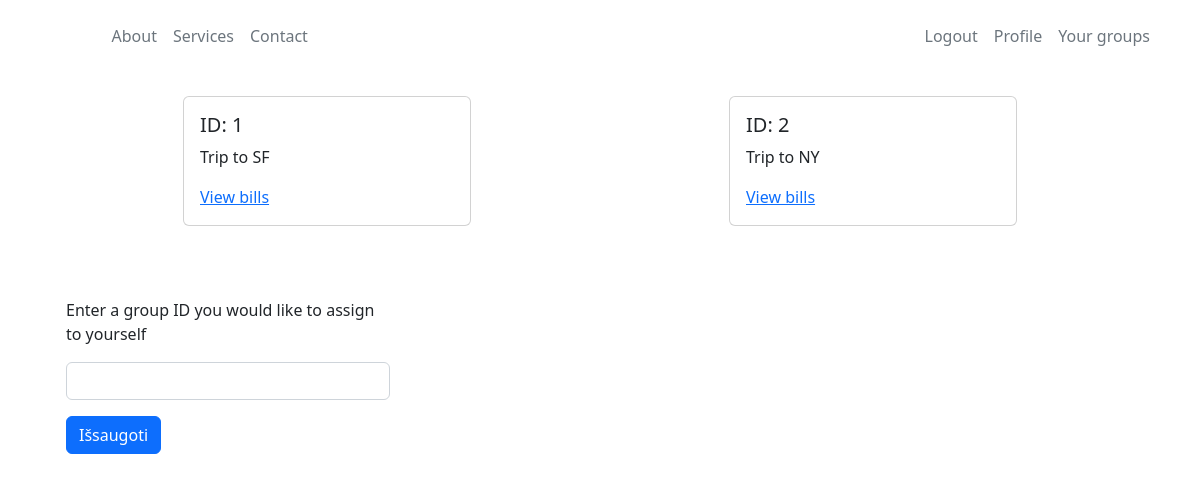
/groups (signed in), run on the app's committed database.
### app/models/Groups.py (models this page shows, shortened)
class Groups(db.Model):
    id = db.Column(db.Integer, primary_key=True)
    name = db.Column(db.String(255), nullable=False)

### app/views.py (the view)
@app.route("/groups", methods=["GET", "POST"])
@login_required
def groups():
    groups = (
        db.session.query(Groups)
        .join(UserGroup)
        .filter(UserGroup.user_id == current_user.id)
    )
    form = UserGroupForm(request.form)
    if request.method == "POST" and form.validate():
        user_group = UserGroup(group_id=form.group_id.data, user_id=current_user.id)
        db.session.add(user_group)
        db.session.commit()
        flash("Group assigned successfully")
    return render_template("groups.html", groups=groups, form=form)

### app/forms.py
class UserGroupForm(FlaskForm):
    group_id = StringField("Group ID", [DataRequired(), Length(max=99)])

### app/views.py (called while the page is built)
@login_manager.user_loader
def load_user(user_id):
    return User.query.get(user_id)

### app/templates/groups.html (shortened to what this page needs)
{% extends 'base.html' %}
{% block main %}
    <div class="container d-flex col-12 justify-content-around flex-wrap">
  {% for group in groups %}
  <div class="card mb-5" style="width: 18rem;">
    <div class="card-body">
      <h5 class="card-title font-weight-bold">ID: {{ group.id }}</h5>
      <p class="card-text">{{ group.name }}</p>
      <a href="{{ url_for('group', group_id=group.id) }}" class="card-link">View bills</a>
    </div>
  </div>
  {% endfor %}
</div>
<form action="{{ url_for('groups')}}" method="POST" novalidate>
  <div class="col-4 p-4">
    <div>
      <div class="mb-3">Enter a group ID you would like to assign to yourself</div>
      {{ form.group_id(class="form-control") }}
    </div>
  <button class="btn btn-primary mt-3" type="submit">Išsaugoti</button>
</form>
{% endblock %}

### data on the page
Groups: id "1", name "Trip to SF"
Groups: id "2", name "Trip to NY"
